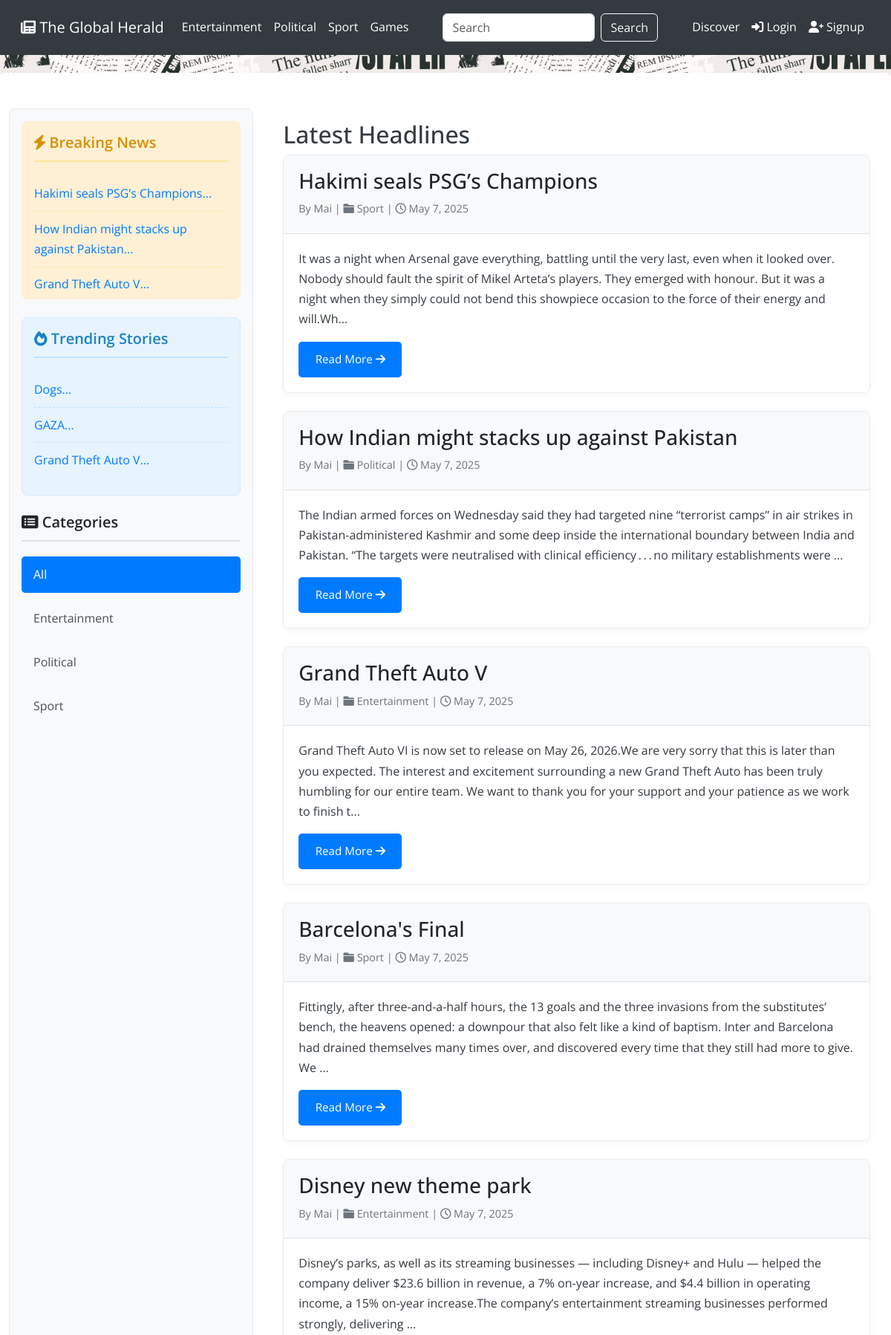
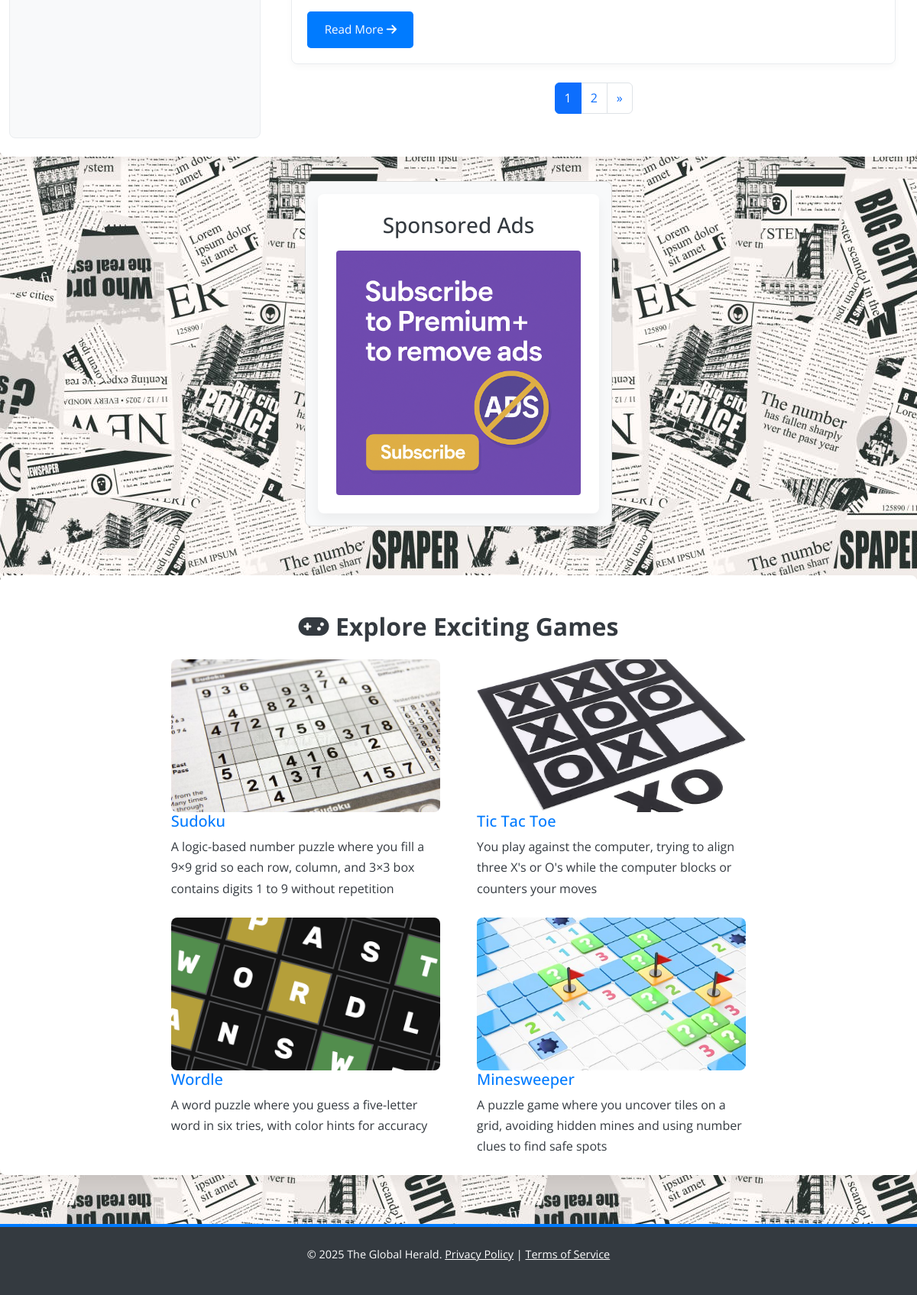
The page / on the database its author committed (2 pictures, top to bottom).
### tables this page shows
CREATE TABLE `category` (
  `category_id` int(11) NOT NULL,
  `category_name` varchar(255) NOT NULL
);

CREATE TABLE `articles` (
  `id` int(11) NOT NULL,
  `title` varchar(255) NOT NULL,
  `content` text NOT NULL,
  `author` varchar(100) NOT NULL,
  `created_at` timestamp NOT NULL DEFAULT current_timestamp(),
  `category_id` int(11) NOT NULL,
  `image_path` mediumtext NOT NULL,
  `views` int(11) NOT NULL DEFAULT 0
);

CREATE TABLE `game` (
  `GameID` int(11) NOT NULL,
  `Title` varchar(255) NOT NULL,
  `Description` varchar(500) NOT NULL,
  `img` text NOT NULL,
  `page` varchar(255) NOT NULL
);

### src/Views/index_view.php (the view, shortened to what the rows shown need)
<!DOCTYPE html>
<html lang="en">
<head>
        <link href="https://cdn.jsdelivr.net/npm/bootstrap@5.3.0/dist/css/bootstrap.min.css" rel="stylesheet">
        <link rel="stylesheet" href="https://cdnjs.cloudflare.com/ajax/libs/font-awesome/6.0.0-beta3/css/all.min.css">
        <link rel="stylesheet" href="../style/index.css">
</head>
<body>
        <?php include 'navbar.php'; ?>
        <div class="container mt-4">
                <div class="row">
                        <div class="col-md-3 sidebar">
                                <div class="breaking-news">
                                        <ul>
                                                <?php
                                                $breaking_news_query = "SELECT id, title FROM articles ORDER BY created_at DESC LIMIT 3";
                                                $breaking_news_result = $db->query($breaking_news_query);
                                                if ($breaking_news_result && $breaking_news_result->num_rows > 0): ?>
                                                        <?php while ($news = $breaking_news_result->fetch_assoc()): ?>
                                                                <li><a href="article.php?id=<?= $news['id'] ?>"><?= htmlspecialchars(substr($news['title'], 0, 50)) ?>...</a>
                                                                </li>
                                                        <?php endwhile; ?>
                                                <?php else: ?>
                                                        <li>No breaking news at the moment.</li>
                                                <?php endif; ?>
                                        </ul>
                                </div>
                                <div class="popular-articles">
                                        <ul>
                                                <?php
                                                $popular_articles_query = "SELECT id, title FROM articles ORDER BY views DESC LIMIT 3";
                                                $popular_articles_result = $db->query($popular_articles_query);
                                                if ($popular_articles_result && $popular_articles_result->num_rows > 0): ?>
                                                        <?php while ($popular = $popular_articles_result->fetch_assoc()): ?>
                                                                <li><a href="article.php?id=<?= $popular['id'] ?>"><?= htmlspecialchars(substr($popular['title'], 0, 50)) ?>...</a>
                                                                </li>
                                                        <?php endwhile; ?>
                                                <?php else: ?>
                                                        <li>No trending stories yet.</li>
                                                <?php endif; ?>
                                        </ul>
                                </div>
                                <div>
                                        <ul class="category-list">
                                                <?php
                                                $categories_result->data_seek(0);
                                                while ($category = $categories_result->fetch_assoc()): ?>
                                                        <li
                                                                class="<?= $selected_category == $category['category_id'] ? 'active' : '' ?>">
                                                                <a href="index.php?category_id=<?= $category['category_id'] ?>">
                                                                        <?= htmlspecialchars($category['category_name']) ?>
                                                                </a>
                                                        </li>
                                                <?php endwhile; ?>
                                        </ul>
                                </div>
                        </div>
                        <div class="col-md-9 main-content">
                                <h2><?= $heading_text ?></h2>
                                <?php if ($articles_result->num_rows > 0): ?>
                                        <?php while ($article = $articles_result->fetch_assoc()): ?>
                                                <div class="article-card">
                                                        <div class="article-header">
                                                                <h2><?= htmlspecialchars($article['title']) ?></h2>
                                                                <p class="article-meta">
                                                                        By <?= htmlspecialchars($article['author']) ?> |
                                                                        <i class="fas fa-folder"></i>
                                                                        <?= htmlspecialchars($article['category_name']) ?> |
                                                                        <i class="far fa-clock"></i>
                                                                        <?= date("F j, Y", strtotime($article['created_at'])) ?>
                                                                </p>
                                                        </div>
                                                        <div class="article-content">
                                                                <p><?= nl2br(htmlspecialchars($article['short_content'])) ?>...</p>
                                                                <a href="article.php?id=<?= $article['id'] ?>"
                                                                        class="read-more-btn">Read More <i
                                                                                class="fas fa-arrow-right"></i></a>
                                                        </div>
                                                </div>
                                        <?php endwhile; ?>
                                <?php else: ?>
                                        <p class="lead">No articles available in this category.</p>
                                <?php endif; ?>
                        </div>
                </div>
        </div>
        <section class="container-games" id="games">
                <div class="container">
                        <div class="row ify-content-center">
                                <div class="col-md-10 col-lg-8 p-b-20">
                                        <div class="how2 how2-cl4 flex-s-c m-r-10 m-r-0-sr991">
                                                <h2 class="section-title"><i class="fas fa-gamepad"></i> Explore
                                                        Exciting Games</h2>
                                        </div>
                                        <div class="row p-t-35">
                                                <?php if ($games_result && $games_result->num_rows > 0): ?>
                                                        <?php while ($game = $games_result->fetch_assoc()): ?>
                                                                <div class="col-sm-6 p-r-25 p-r-15-sr991">
                                                                        <div class="m-b-45">
                                                                                <a href="index.php?play=<?= htmlspecialchars($game['GameID']) ?>"
                                                                                        class="wrap-pic-w hov1 trans-03">
                                                                                        <img src="<?= htmlspecialchars($game['img']) ?>"
                                                                                                alt="<?= htmlspecialchars($game['Title']) ?>"
                                                                                                class="game-img">
                                                                                </a>
                                                                                <div class="p-t-16">
                                                                                        <h5 class="p-b-5">
                                                                                                <a href="index.php?play=<?= htmlspecialchars($game['GameID']) ?>"
                                                                                                        class="f1-m-3 cl2 hov-cl10 trans-03">
                                                                                                        <?= htmlspecialchars($game['Title']) ?>
                                                                                                </a>
                                                                                        </h5>
                                                                                        <span class="cl8">
                                                                                                <span class="f1-s-3">
                                                                                                        <?= nl2br(htmlspecialchars($game['Description'])) ?>
                                                                                                </span>
                                                                                        </span>
                                                                                </div>
                                                                        </div>
                                                                </div>
                                                        <?php endwhile; ?>
                                                <?php else: ?>
                                                        <p class="lead">No games available at the moment.</p>
                                                <?php endif; ?>
                                        </div>
                                </div>
                        </div>
                </div>
        </section>
        <link rel="stylesheet" href="https://cdnjs.cloudflare.com/ajax/libs/font-awesome/6.0.0/css/all.min.css"
 />
</body>
</html>

### src/Views/navbar.php (shortened to what the rows shown need)
<nav class="navbar navbar-expand-lg navbar-dark">
    <div class="container-fluid">
        <div class="collapse navbar-collapse" id="navbarNav">
            <ul class="navbar-nav me-auto mb-2 mb-lg-0">
                <?php
                $categories_result->data_seek(0);
                while ($category = $categories_result->fetch_assoc()): ?>
                    <li class="nav-item">
                        <a class="nav-link <?= $selected_category == $category['category_id'] ? 'active' : '' ?>"
                            href="index.php?category_id=<?= $category['category_id'] ?>">
                            <?= htmlspecialchars($category['category_name']) ?>
                        </a>
                    </li>
                <?php endwhile; ?>
            </ul>
        </div>
    </div>
</nav>

### rows shown on the page
category: category_name "Entertainment"
category: category_name "Political"
category: category_name "Sport"
articles: title "Hakimi seals PSG’s Champions", author "Mai", category.category_name "Sport", created_at "May 7, 2025", short_content "It was a night when Arsenal gave everything, battling until the very last, even when it looked over. Nobody should fault the spirit of Mikel Arteta’s players. They emerged with honour. But it was a night when they simply could not bend this showpiece occasion to the force of their energy and will.Wh"
articles: title "How Indian might stacks up against Pakistan", author "Mai", category.category_name "Political", created_at "May 7, 2025", short_content "The Indian armed forces on Wednesday said they had targeted nine “terrorist camps” in air strikes in Pakistan-administered Kashmir and some deep inside the international boundary between India and Pakistan. “The targets were neutralised with clinical efficiency . . . no military establishments were"
articles: title "Grand Theft Auto V", author "Mai", category.category_name "Entertainment", created_at "May 7, 2025", short_content "Grand Theft Auto VI is now set to release on May 26, 2026.We are very sorry that this is later than you expected. The interest and excitement surrounding a new Grand Theft Auto has been truly humbling for our entire team. We want to thank you for your support and your patience as we work to finish t"
articles: title "Dogs"
articles: title "GAZA"
articles: title "Barcelona's Final", author "Mai", category.category_name "Sport", created_at "May 7, 2025", short_content "Fittingly, after three-and-a-half hours, the 13 goals and the three invasions from the substitutes’ bench, the heavens opened: a downpour that also felt like a kind of baptism. Inter and Barcelona had drained themselves many times over, and discovered every time that they still had more to give. We"
articles: title "Disney new theme park", author "Mai", category.category_name "Entertainment", created_at "May 7, 2025", short_content "Disney’s parks, as well as its streaming businesses — including Disney+ and Hulu — helped the company deliver $23.6 billion in revenue, a 7% on-year increase, and $4.4 billion in operating income, a 15% on-year increase.The company’s entertainment streaming businesses performed strongly, delivering"
game: img (picture), Title "Sudoku", Description "A logic-based number puzzle where you fill a 9×9 grid so each row, column, and 3×3 box contains digits 1 to 9 without repetition"
game: img (picture), Title "Tic Tac Toe", Description "You play against the computer, trying to align three X's or O's while the computer blocks or counters your moves"
game: img (picture), Title "Wordle", Description "A word puzzle where you guess a five-letter word in six tries, with color hints for accuracy"
game: img (picture), Title "Minesweeper", Description "A puzzle game where you uncover tiles on a grid, avoiding hidden mines and using number clues to find safe spots"

### other values the page prints
$heading_text "Latest Headlines"
